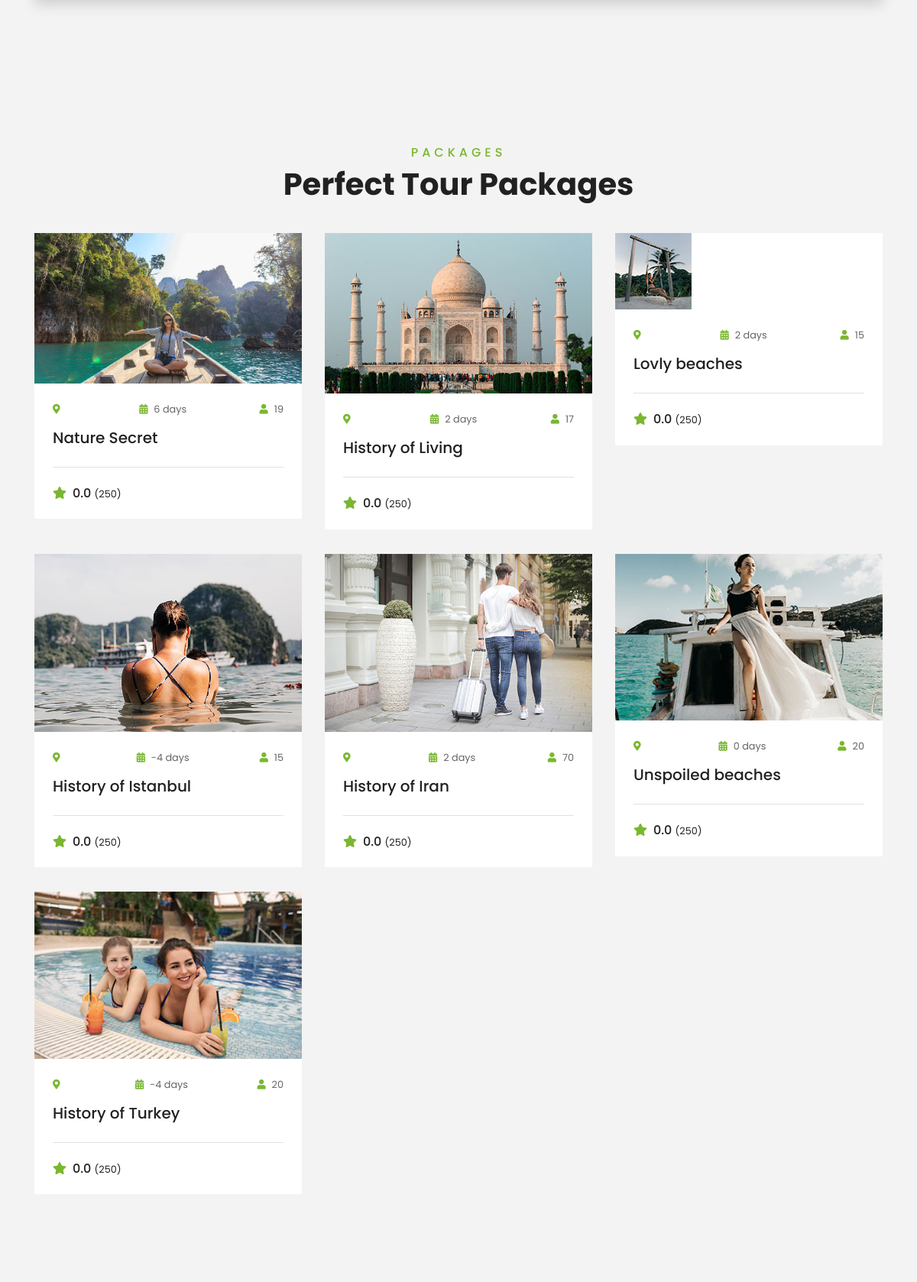
The app's page /Package/ (middle part), older data.
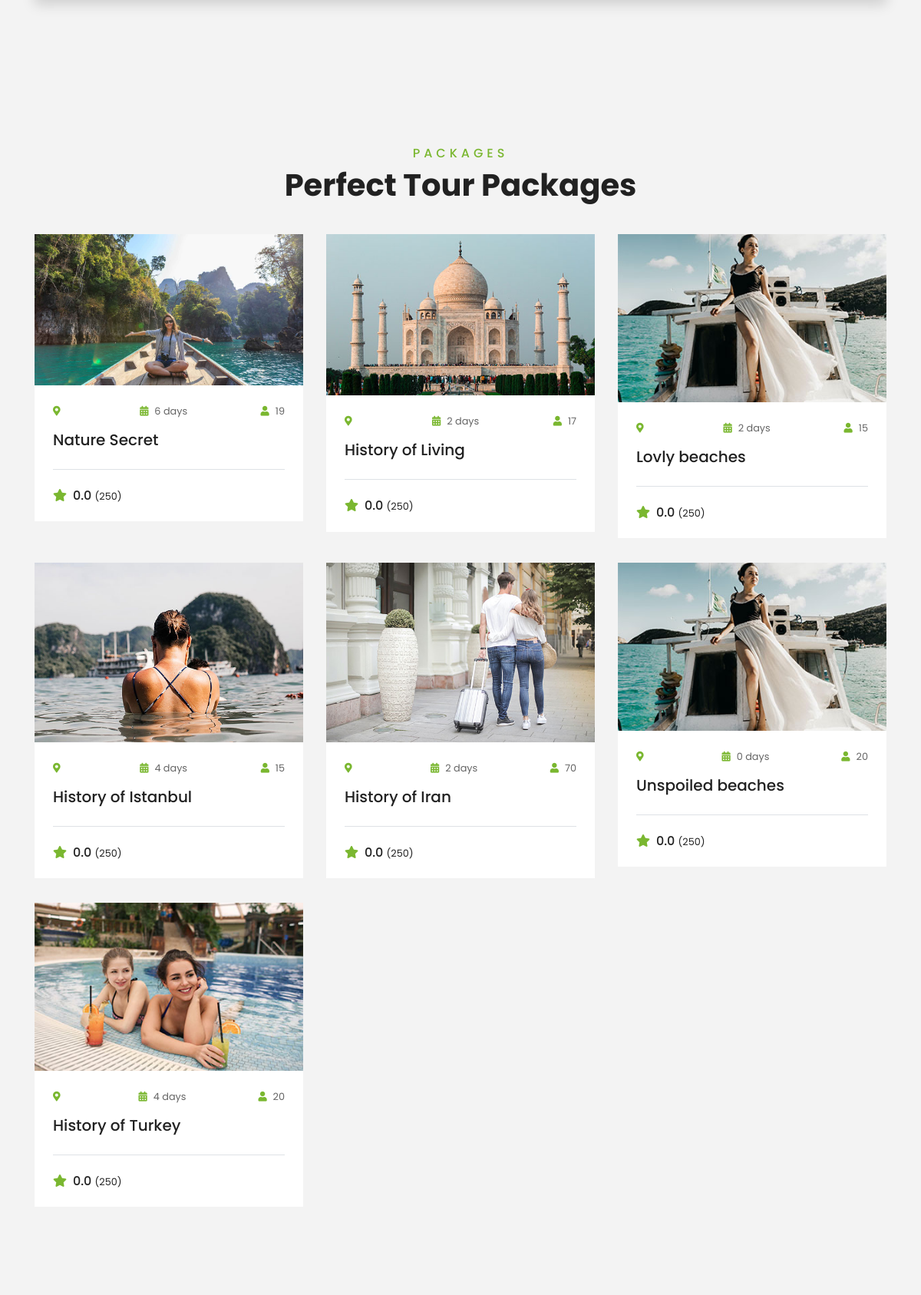
The same page, newer data.
### Home/models.py (models this page shows, shortened)
class Tour (models.Model):
    name = models.CharField ( max_length=50 )
    transportGo = models.ForeignKey ( Transport,on_delete=models.CASCADE,related_name='tr_go' )
    transportBack = models.ForeignKey ( Transport,on_delete=models.CASCADE,related_name='tr_ba' )
    hotel = models.ForeignKey ( Room,on_delete=models.CASCADE )
    image = models.ImageField (upload_to='Tour', blank=True, null=True)
    userscore = models.FloatField(default=0)
    description = models.TextField ( blank=True,null=True, )
    price = MoneyField(max_digits=14, decimal_places=2, default_currency='IRR')
    discount = models.fields.PositiveIntegerField ( blank=True,null=True )
    buyscore = models.PositiveIntegerField ( blank=True,null=True )
    extradition = models.ManyToManyField( Extradition,related_name='to_exno' )
    capacity = models.PositiveBigIntegerField(blank=True,null=True)
    home_page_display = models.BooleanField(default=False)
    short_description = models.CharField(max_length=50, blank=True, null=True)
    def tour_duration(self):
        timediff = self.transportBack.recivetime - self.transportGo.starttime
        return timediff.days

class Transport (models.Model):
    GSTAR=(
        (1,'1'),
        (2,'2'),
        (3,'3'),
        (4,'4'),
        (5,'5'),
        (6,'6'),
        (7,'7'),
    )
    transportCode = models.CharField ( max_length=15 )
    company = models.ForeignKey ( TransportCo,on_delete=models.CASCADE )
    starttime = models.DateTimeField (  )
    recivetime = models.DateTimeField (  )
    beginning = models.ForeignKey ( Terminal,on_delete=models.CASCADE,related_name='beginning' )
    distination = models.ForeignKey ( Terminal,on_delete=models.CASCADE,related_name='distinaton' )
    adultprice = models.PositiveIntegerField ( blank=True,null=True )
    childprice = models.PositiveIntegerField ( blank=True,null=True )
    babyprice = models.PositiveIntegerField ( blank=True,null=True )
    graid_star=models.PositiveIntegerField(choices=GSTAR, default=0, blank=True,null=True)
    discount = models.fields.PositiveIntegerField ( blank=True,null=True )
    userscore = models.PositiveIntegerField ( blank=True,null=True )
    buyscore = models.PositiveIntegerField ( blank=True,null=True )
    extradition = models.ManyToManyField( Extradition,related_name='tr_exno' )
    capacity = models.PositiveBigIntegerField(blank=True,null=True)

### Home/views.py (the view)
# urls.py: path('Package/', views.package, name='package'),
def package(request):
    tour = Tour.objects.all().order_by('-id')
    context = {
        'SignIn': 'Sign In',
        'SignOut': 'SignOut',
        'SignUp': 'SignUp',
        'Search': 'Search',
        'Services': 'Services',
        'Menu': 'Menu',
        'tour':tour,
    }
    return (render(request,'Home/package.html', context))

### Home/templates/Home/package.html (shortened to what this page needs)
{% extends "_base.html" %}
{% load static %}
{% load djmoney %}
{% block static%}
    <link href="{% static 'lib/owlcarousel/assets/owl.carousel.min.css' %}" rel="stylesheet">
    <link href="{% static 'lib/tempusdominus/css/tempusdominus-bootstrap-4.min.css' %}" rel="stylesheet" />
    <link href="{% static 'css/style.css' %}" rel="stylesheet">
{%endblock%}
{% block body %}
    {% include 'Booking.html' %}
    <div class="container-fluid py-5">
        <div class="container pt-5 pb-3">
            <div class="text-center mb-3 pb-3">
                <h6 class="text-primary text-uppercase" style="letter-spacing: 5px;">Packages</h6>
                <h1>Perfect Tour Packages</h1>
            </div>
            <div class="row">
                {% for t in tour %}
                <div class="col-lg-4 col-md-6 mb-4">
                    <div class="package-item bg-white mb-2">
                        <img class="img-fluid" src="{{ t.image.url }}" alt="{{ t.name }}">
                        <div class="p-4">
                            <div class="d-flex justify-content-between mb-3">
                                <small class="m-0"><i class="fa fa-map-marker-alt text-primary mr-2"></i>{{ t.transportGo.distinaton.city.city }}</small>
                                <small class="m-0"><i class="fa fa-calendar-alt text-primary mr-2"></i>{{ t.tour_duration }} days</small>
                                <small class="m-0"><i class="fa fa-user text-primary mr-2"></i>{{ t.capacity }}</small>
                            </div>
                            <a class="h5 text-decoration-none" href="">{{ t.short_description }}</a>
                            <div class="border-top mt-4 pt-4">
                                <div class="d-flex justify-content-between">
                                    <h6 class="m-0"><i class="fa fa-star text-primary mr-2"></i>{{ t.userscore }} <small>(250)</small></h6>
                                </div>
                            </div>
                        </div>
                    </div>
                </div>
                {% endfor %}
                </div>
            </div>
        </div>
    <div class="container-fluid py-5">
    </div>
{% endblock %}

Row changes from the older to the newer data that the page shows:
changed Tour "Lovly beaches": image: a different picture
changed Tour "History of Istanbul": tour_duration "-4" → "4"
changed Tour "History of Turkey": tour_duration "-4" → "4"
